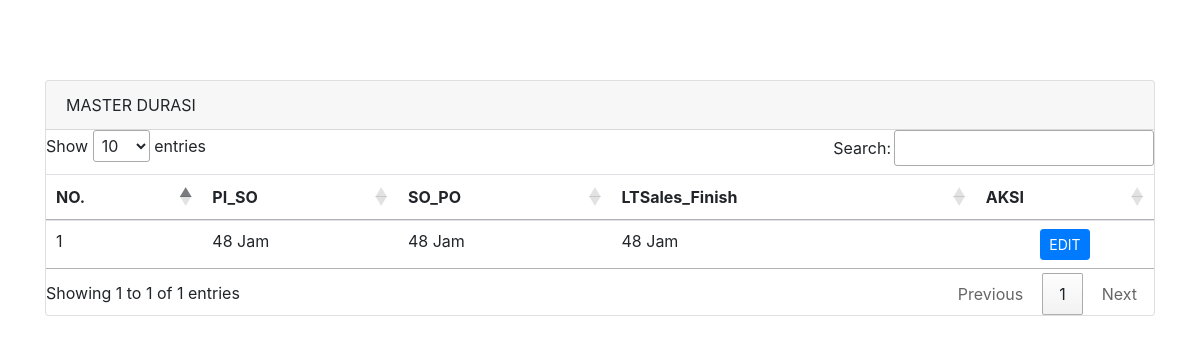
/pages/admin/durasi/index.php, run on the app's committed database.
### tables this page shows
CREATE TABLE `dedurasi` (
  `id_durasi` varchar(10) NOT NULL,
  `PI_SO` int(10) NOT NULL,
  `SO_PO` int(10) NOT NULL,
  `LTSales_Finish` int(10) NOT NULL
);

### pages/admin/durasi/index.php (the view, shortened to what this page needs)
<!doctype html>
<html lang="en">
  <head>
    <link rel="stylesheet" href="https://stackpath.bootstrapcdn.com/bootstrap/4.4.1/css/bootstrap.min.css">
    <link rel="stylesheet" href="//cdn.datatables.net/1.10.20/css/jquery.dataTables.min.css">
  </head>
  <body>
    <div class="container" style="margin-top: 80px">
      <div class="row">
        <div class="col-md-12">
          <div class="card">
            <div class="card-header">
              MASTER DURASI
            </div>
            <div class="table-responsive">
              <table class="table table-hover" id="catTable">
                <thead>
                  <tr>
                    <th scope="col">NO.</th>
                    <th scope="col">PI_SO</th>
                    <th scope="col">SO_PO</th>
                    <th scope="col">LTSales_Finish</th>
                    <th scope="col">AKSI</th>
                  </tr>
                </thead>
                <tbody>
                  <?php
                      include('koneksi.php');
                      $no = 1;
                      $query = mysqli_query($connection,"select * from Dedurasi");
                      while($row = mysqli_fetch_array($query)){
                  ?>
                  <tr>
                      <td><?php echo $no++ ?></td>
                      <td><?php echo $row['PI_SO']." Jam" ?></td>
                      <td><?php echo $row['SO_PO']." Jam" ?></td>
                      <td><?php echo $row['LTSales_Finish']." Jam" ?></td>
                      <td class="text-center">
                        <a href="pages/admin/durasi/edit-master-durasi.php?id=<?php echo $row['id_durasi'] ?>" class="btn btn-sm btn-primary">EDIT</a>
                      </td>
                  </tr>
                <?php } ?>
                </tbody>
              </table>
            </div>
          </div>
      </div>
    </div>
  </body>
</html>

### data on the page
dedurasi: PI_SO "48", SO_PO "48", LTSales_Finish "48"
